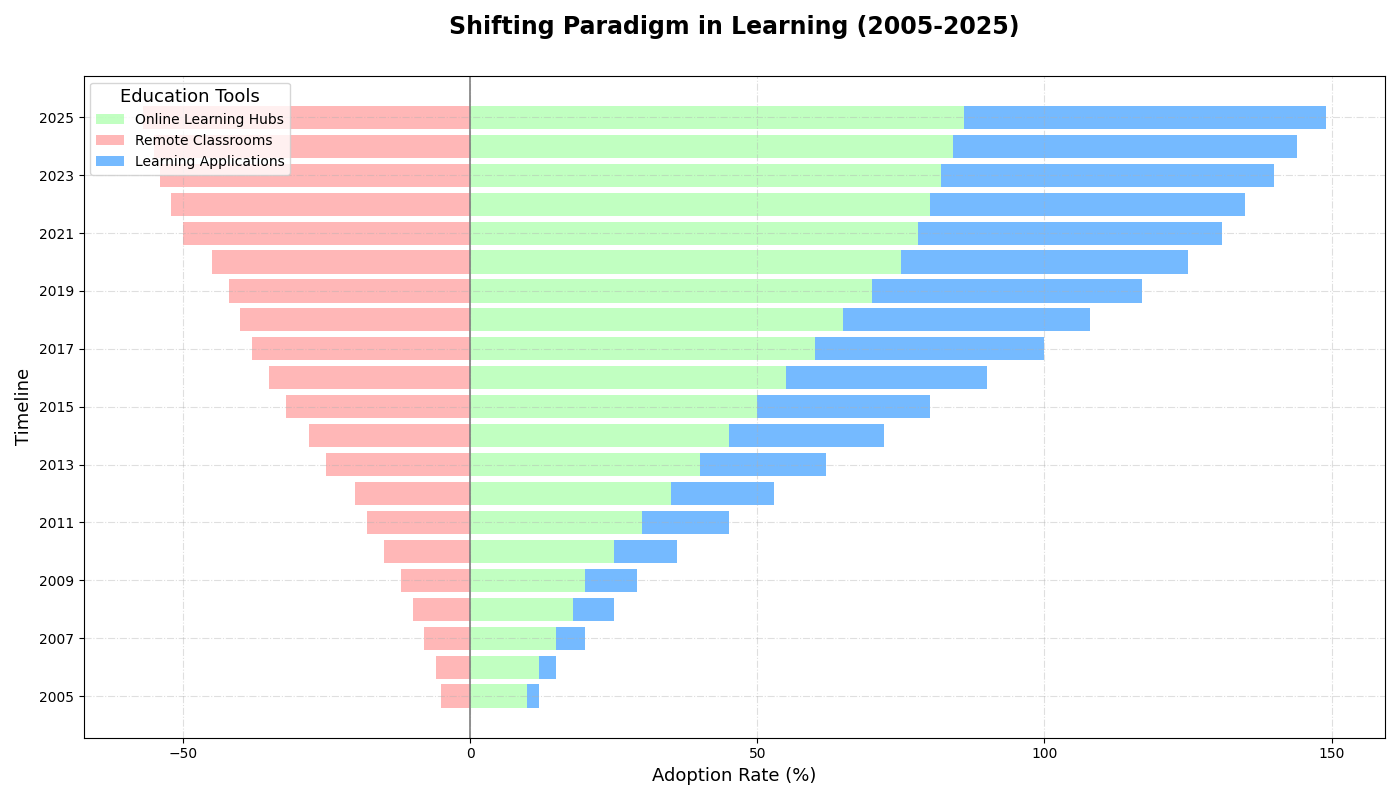

Python code for this plot:
import matplotlib.pyplot as plt
import numpy as np

years = np.arange(2005, 2026)

# Data for the positive side
e_learning_platforms_positive = [10, 12, 15, 18, 20, 25, 30, 35, 40, 45, 50, 55, 60, 65, 70, 75, 78, 80, 82, 84, 86]
# Data for the negative side
virtual_classrooms_negative = [-5, -6, -8, -10, -12, -15, -18, -20, -25, -28, -32, -35, -38, -40, -42, -45, -50, -52, -54, -55, -57]
# Data for additions on the positive side
educational_apps_positive = [2, 3, 5, 7, 9, 11, 15, 18, 22, 27, 30, 35, 40, 43, 47, 50, 53, 55, 58, 60, 63]

fig, ax = plt.subplots(figsize=(14, 8))

ax.barh(years, e_learning_platforms_positive, label='Online Learning Hubs', color='#99ff99', alpha=0.6, linestyle='-')
ax.barh(years, virtual_classrooms_negative, label='Remote Classrooms', color='#ff9999', alpha=0.7, linestyle=':')
ax.barh(years, educational_apps_positive, left=e_learning_platforms_positive, label='Learning Applications', color='#66b3ff', alpha=0.9, linestyle='--')

ax.set_title('Shifting Paradigm in Learning (2005-2025)', fontsize=17, fontweight='bold', pad=30)
ax.set_xlabel('Adoption Rate (%)', fontsize=13)
ax.set_ylabel('Timeline', fontsize=13)

ax.set_yticks(years[::2])
ax.set_yticklabels(years[::2])

ax.axvline(0, color='grey', linewidth=1.2)
ax.grid(alpha=0.4, linestyle='-.')

ax.legend(loc='upper left', fontsize=10, title='Education Tools', title_fontsize='13')

plt.tight_layout()
plt.show()
